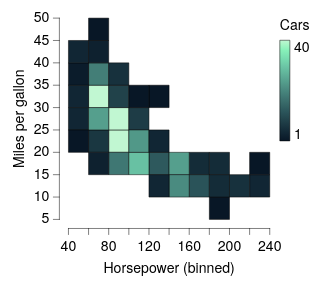

Vega-Lite specification stored for this chart:
### Vega-Lite specification from a JSON file in a GitHub repository (floating-point values rounded to 4 significant figures; data arrays with more than 128 entries replaced by an {"elided": "..."} marker saying what was removed)
{"background": null, "config": {"arc": {"fill": "#DBDBDB", "fillOpacity": 1.0, "innerRadius": 25.0, "padAngle": 0.03, "stroke": "black", "strokeOpacity": 1, "strokeWidth": 0.25}, "area": {"fill": "#DBDBDB", "fillOpacity": 1.0, "stroke": "black", "strokeOpacity": 1, "strokeWidth": 0.25}, "axis": {"domain": true, "domainCap": "round", "domainColor": "black", "domainWidth": 0.25, "grid": false, "gridCap": "round", "gridColor": "#F1F1F1", "gridDash": [0, 0], "gridOpacity": 1.0, "gridWidth": 0.25, "labelColor": "black", "labelFont": "Helvetica Neue", "labelFontSize": 7, "labelFontStyle": "normal", "labelFontWeight": 400, "offset": 4.5, "ticks": true, "tickCap": "round", "tickColor": "black", "tickRound": false, "tickSize": 3, "tickWidth": 0.25, "titleColor": "black", "titleFont": "Helvetica Neue", "titleFontSize": 7, "titleFontStyle": "normal", "titleFontWeight": 400}, "axisX": {"domain": true, "labelAlign": "center", "labelAngle": 0, "labels": true, "ticks": true, "translate": 0}, "axisY": {"domain": true, "labelAlign": "right", "labelAngle": 0, "labels": true, "ticks": true, "translate": 0}, "axisRight": {"domain": true, "labelAlign": "left", "labelAngle": 0, "labels": true, "ticks": true, "translate": 0}, "axisTop": {"domain": true, "labelAlign": "center", "labelAngle": 0, "labels": true, "ticks": true, "translate": 0}, "axisBand": {"tickOffset": 0}, "bar": {"fill": "#DBDBDB", "fillOpacity": 1.0, "stroke": "black", "strokeOpacity": 1, "strokeWidth": 0.25}, "boxplot": {"size": 9.0, "ticks": {"cornerRadius": 0.25, "fill": "black", "size": 4.5, "thickness": 0.25}, "box": {"fillOpacity": 1.0, "stroke": "black", "strokeOpacity": 1, "strokeWidth": 0.25}, "median": {"fill": "black", "fillOpacity": 1.0, "size": 9.0, "thickness": 0.25}, "rule": {"fill": "black", "fillOpacity": 1.0, "size": 10.0, "stroke": "black", "strokeDash": [0, 0], "strokeOpacity": 1, "strokeWidth": 0.25}, "outliers": {"color": "black", "fill": "black", "fillOpacity": 1.0, "size": 0, "stroke": "black", "strokeOpacity": 1, "strokeWidth": 0.25}}, "circle": {"fill": "black", "fillOpacity": 1.0, "size": 0.5, "stroke": null, "strokeOpacity": 1, "strokeWidth": 0.25}, "errorband": {"band": {"fillOpacity": 0.6, "stroke": null, "strokeWidth": 0.25, "strokeOpacity": 1}, "borders": {"opacity": 0, "strokeOpacity": 0.25, "strokeWidth": 1}}, "errorbar": {"opacity": 1, "rule": {"strokeDash": [0, 0], "strokeWidth": 0.25}, "ticks": {"color": "black", "cornerRadius": 0.125, "opacity": 1, "size": 6.0, "thickness": 0.25}, "thickness": 0.25}, "font": "Helvetica Neue", "geoshape": {"fill": "#DBDBDB", "fillOpacity": 1.0, "stroke": "black", "strokeOpacity": 1, "strokeWidth": 0.25}, "header": {"labelColor": "black", "labelFont": "Helvetica Neue", "labelFontSize": 7, "labelFontStyle": "normal", "labelFontWeight": 400, "titleColor": "black", "titleFont": "Helvetica Neue", "titleFontSize": 7, "titleFontStyle": "normal", "titleFontWeight": 400, "titlePadding": 0}, "legend": {"disable": false, "offset": 4.5, "titlePadding": 4, "labelOffset": 2, "gradientLabelOffset": 2, "gradientLength": 50.0, "gradientThickness": 5.0, "gradientOpacity": 1.0, "gradientStrokeColor": "black", "gradientStrokeWidth": 0.25, "labelColor": "black", "labelFont": "Helvetica Neue", "labelFontSize": 7, "labelFontStyle": "normal", "labelFontWeight": 400, "strokeColor": "black", "strokeWidth": 0, "symbolSize": 42, "symbolStrokeColor": "black", "symbolStrokeWidth": 0.25, "titleColor": "black", "titleFont": "Helvetica Neue", "titleFontSize": 7, "titleFontStyle": "normal", "titleFontWeight": 400}, "line": {"color": "black", "stroke": "black", "strokeCap": "round", "strokeDash": [0, 0], "strokeOpacity": 1, "strokeWidth": 0.375}, "point": {"filled": true, "fill": "#DBDBDB", "fillOpacity": 1.0, "size": 5.0, "stroke": "black", "strokeOpacity": 1, "strokeWidth": 0.25}, "range": {"category": ["#C6D9F1", "#F1C9CB", "#FEF0B9", "#CEE37A", "#7AA8E0", "#E589A3", "#FDDD5D", "#68B961", "#4177B1", "#C35082", "#E5C227", "#438156"], "diverging": {"scheme": ["#C35082", "#CE6D94", "#D989A7", "#E2A4BA", "#EABFCE", "#F1DBE2", "#F6F6F6", "#D7E0EB", "#B9CBE0", "#9BB6D5", "#7DA1C9", "#5F8CBD", "#4177B1"]}, "heatmap": {"scheme": ["#081726", "#132936", "#1E3D46", "#295157", "#366666", "#427C76", "#4F9385", "#5CAB95", "#6AC3A4", "#78DCB0", "#89F3BA", "#C1F7D2"]}, "ordinal": {"scheme": ["#F1F1F1", "#DBDBDB", "#C6C6C6", "#B2B2B2", "#9D9D9D", "#898989", "#767676", "#636363", "#515151", "#404040", "#2F2F2F", "#1F1F1F"]}, "ramp": {"scheme": ["#DFE9F7", "#C6D9F1", "#ADC8EC", "#94B8E6", "#7AA8E0", "#6097DA", "#4D87CA", "#4177B1", "#386898", "#2F597F", "#264A69", "#1D3A58"]}}, "rule": {"color": "black", "stroke": "black", "strokeCap": "round", "strokeDash": [2, 2], "strokeOpacity": 1, "strokeWidth": 0.25}, "scale": {"bandPaddingInner": 0.1, "bandPaddingOuter": 0.1, "round": false}, "rect": {"fill": "#DBDBDB", "fillOpacity": 1.0, "stroke": "black", "strokeOpacity": 1, "strokeWidth": 0.25}, "square": {"fill": "#DBDBDB", "fillOpacity": 1.0, "size": 10.0, "stroke": "black", "strokeOpacity": 1, "strokeWidth": 0.25}, "text": {"color": "black", "font": "Helvetica Neue", "fontSize": 7, "fontStyle": "normal", "fontWeight": 400}, "title": {"anchor": "middle", "frame": "group", "color": "black", "font": "Helvetica Neue", "fontSize": 7, "fontStyle": "normal", "fontWeight": 400, "subtitleColor": "black", "subtitleFont": "Helvetica Neue", "subtitleFontSize": "Helvetica Neue", "subtitleFontStyle": "normal", "subtitleFontWeight": 400}, "view": {"continuousWidth": 100, "continuousHeight": 100, "discreteWidth": 100, "discreteHeight": 100, "fill": null, "stroke": null, "strokeWidth": 0.25}}, "data": {"name": "data-7285c4e2e195e5a75737a34913199f5f"}, "mark": {"type": "rect"}, "encoding": {"color": {"aggregate": "count", "title": "Cars", "type": "quantitative"}, "x": {"bin": {"maxbins": 12}, "field": "Horsepower", "type": "quantitative"}, "y": {"bin": {"maxbins": 12}, "field": "Miles_per_Gallon", "title": "Miles per gallon", "type": "quantitative"}}, "$schema": "https://vega.github.io/schema/vega-lite/v6.4.1.json", "datasets": {"data-7285c4e2e195e5a75737a34913199f5f": {"elided": "392 records"}}}
